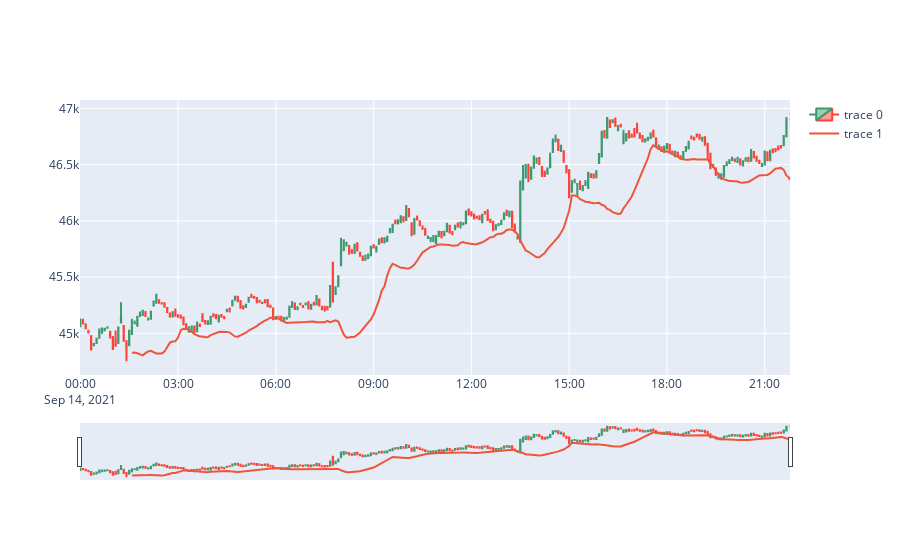

The cell this chart's notebook holds for it:
### Code cell
plot_indicators(data, data['bb_bbl'].values)

### Figure 1 — Plotly figure (JSON) as saved in the notebook; plotly's stock layout.template omitted (floating-point values rounded to 4 significant figures; data arrays with more than 128 entries replaced by an {"elided": "..."} marker saying what was removed)
{"data": [{"close": {"elided": "263 float values"}, "high": {"elided": "263 float values"}, "low": {"elided": "263 float values"}, "open": {"elided": "263 float values"}, "type": "candlestick", "x": {"elided": "263 str values"}}, {"type": "scatter", "x": {"elided": "263 str values"}, "y": {"elided": "263 float values"}}], "layout": {}}
